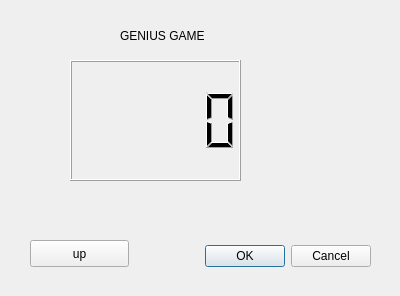
<?xml version="1.0" encoding="UTF-8"?>
<ui version="4.0">
 <class>Dialog</class>
 <widget class="QDialog" name="Dialog">
  <property name="geometry">
   <rect>
    <x>0</x>
    <y>0</y>
    <width>400</width>
    <height>296</height>
   </rect>
  </property>
  <property name="windowTitle">
   <string>Dialog</string>
  </property>
  <widget class="QDialogButtonBox" name="up">
   <property name="geometry">
    <rect>
     <x>30</x>
     <y>240</y>
     <width>341</width>
     <height>32</height>
    </rect>
   </property>
   <property name="orientation">
    <enum>Qt::Horizontal</enum>
   </property>
   <property name="standardButtons">
    <set>QDialogButtonBox::Cancel|QDialogButtonBox::Ok</set>
   </property>
  </widget>
  <widget class="QLCDNumber" name="lcdNumber">
   <property name="geometry">
    <rect>
     <x>70</x>
     <y>60</y>
     <width>171</width>
     <height>121</height>
    </rect>
   </property>
  </widget>
  <widget class="QPushButton" name="pushButton">
   <property name="geometry">
    <rect>
     <x>30</x>
     <y>240</y>
     <width>99</width>
     <height>27</height>
    </rect>
   </property>
   <property name="text">
    <string>up</string>
   </property>
  </widget>
  <widget class="QLabel" name="label">
   <property name="geometry">
    <rect>
     <x>120</x>
     <y>20</y>
     <width>191</width>
     <height>31</height>
    </rect>
   </property>
   <property name="text">
    <string>GENIUS GAME</string>
   </property>
  </widget>
 </widget>
 <resources/>
 <connections>
  <connection>
   <sender>up</sender>
   <signal>accepted()</signal>
   <receiver>Dialog</receiver>
   <slot>accept()</slot>
   <hints>
    <hint type="sourcelabel">
     <x>248</x>
     <y>254</y>
    </hint>
    <hint type="destinationlabel">
     <x>157</x>
     <y>274</y>
    </hint>
   </hints>
  </connection>
  <connection>
   <sender>up</sender>
   <signal>rejected()</signal>
   <receiver>Dialog</receiver>
   <slot>reject()</slot>
   <hints>
    <hint type="sourcelabel">
     <x>316</x>
     <y>260</y>
    </hint>
    <hint type="destinationlabel">
     <x>286</x>
     <y>274</y>
    </hint>
   </hints>
  </connection>
  <connection>
   <sender>pushButton</sender>
   <signal>clicked(bool)</signal>
   <receiver>pushButton</receiver>
   <slot>click()</slot>
   <hints>
    <hint type="sourcelabel">
     <x>50</x>
     <y>248</y>
    </hint>
    <hint type="destinationlabel">
     <x>50</x>
     <y>248</y>
    </hint>
   </hints>
  </connection>
 </connections>
</ui>
